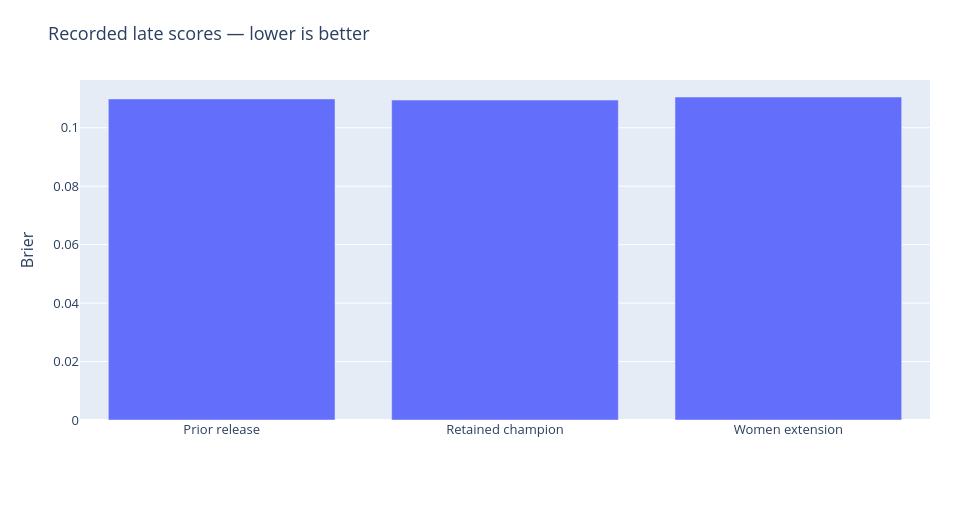

The code cell stored with this chart in its notebook:
### Markdown cell above
## 1. The achieved result and the rejected extension
The existing men’s margin-based release improved the predecessor. A later women’s extension had encouraging historical results, but its recorded late score was **0.1105237**, worse by **0.0010338**. It was rejected; the **0.1094899** champion is unchanged. These three observations belong to post-competition scoring, not a new prospective trial.

### Code cell
chart('release_scores','Recorded late scores — lower is better',['Prior release','Retained champion','Women extension'],{'Brier':[s['predecessor'],s['champion'],s['women_candidate']]},'Brier')
print('Published benchmark:',s['benchmark'])
print('Champion below benchmark:',round(s['benchmark']-s['champion'],7))

### Figure 1 — Plotly figure (JSON) as saved in the notebook; plotly's stock layout.template omitted (floating-point values rounded to 4 significant figures)
{"data": [{"name": "Brier", "type": "bar", "x": ["Prior release", "Retained champion", "Women extension"], "y": [0.1099, 0.1095, 0.1105]}], "layout": {"barmode": "group", "font": {"size": 13}, "height": 530, "legend": {"orientation": "h", "y": -0.24}, "margin": {"b": 110, "l": 80, "r": 30, "t": 80}, "title": {"text": "Recorded late scores — lower is better"}, "width": 960, "xaxis": {"type": "category"}, "yaxis": {"title": {"text": "Brier"}}}}
